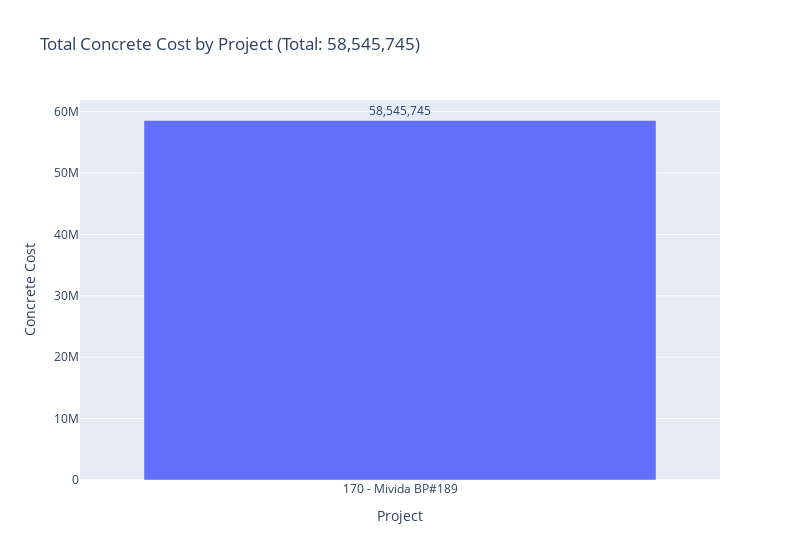

Notebook code cell kept with this figure:
### Code cell
import plotly.express as px

# 1. SQL query to get total concrete cost for each project (from line_desc)
query_concrete_cost = """
SELECT project_no, SUM(amount) AS ConcreteCost
FROM [omar.rme1].[dbo].[cost_dist]
WHERE project_no IN ('170')
AND line_desc LIKE N'%خرسانة%'
GROUP BY project_no;
"""

# 2. Execute the query 
with engine.connect() as conn:
    results_concrete_cost = execute_query(conn, query_concrete_cost)

# 3. Create DataFrame for concrete costs
df_concrete_cost = pd.DataFrame(results_concrete_cost, columns=['project_no', 'ConcreteCost'])

# 4. Merge with project names DataFrame
df_concrete_merged = pd.merge(df_concrete_cost, df_names, on='project_no', how='left')

# 5. Fill in missing values with 0 (in case some projects have no concrete cost)
df_concrete_merged.fillna(0, inplace=True)

# 6. Combine project_no and project_name for labels
df_concrete_merged['Project'] = df_concrete_merged['project_no'] + ' - ' + df_concrete_merged['project_name']

# 7. Calculate total concrete cost
total_concrete_cost = df_concrete_merged['ConcreteCost'].sum()

# 8. Create bar chart
fig = px.bar(
    df_concrete_merged, 
    x='Project', 
    y='ConcreteCost',
    title=f'Total Concrete Cost by Project (Total: {int(total_concrete_cost):,})',
    labels={'project_name': 'Project', 'ConcreteCost': 'Concrete Cost'}
)

# Add annotations (text labels) to each bar with comma formatting and no decimals
for i, row in df_concrete_merged.iterrows():
    fig.add_annotation(
        x=row['Project'],
        y=row['ConcreteCost'],
        text=f"{int(row['ConcreteCost']):,}",
        showarrow=False,
        yshift=10, 
    )

# Customize layout
fig.update_layout(width=800)

# 9. Display or save the chart
fig.show()
fig.write_html('concrete_cost_by_project.html')

### Figure 1 — Plotly figure (JSON) as saved in the notebook; plotly's stock layout.template omitted (floating-point values rounded to 4 significant figures)
{"data": [{"alignmentgroup": "True", "hovertemplate": "Project=%{x}<br>Concrete Cost=%{y}<extra></extra>", "legendgroup": "", "marker": {"color": "#636efa", "pattern": {"shape": ""}}, "name": "", "offsetgroup": "", "orientation": "v", "showlegend": false, "textposition": "auto", "type": "bar", "x": ["170 - Mivida BP#189"], "xaxis": "x", "y": [58550000.0], "yaxis": "y"}], "layout": {"annotations": [{"showarrow": false, "text": "58,545,745", "x": "170 - Mivida BP#189", "y": 58550000.0, "yshift": 10}], "barmode": "relative", "legend": {"tracegroupgap": 0}, "title": {"text": "Total Concrete Cost by Project (Total: 58,545,745)"}, "width": 800, "xaxis": {"anchor": "y", "domain": [0, 1], "title": {"text": "Project"}}, "yaxis": {"anchor": "x", "domain": [0, 1], "title": {"text": "Concrete Cost"}}}}
